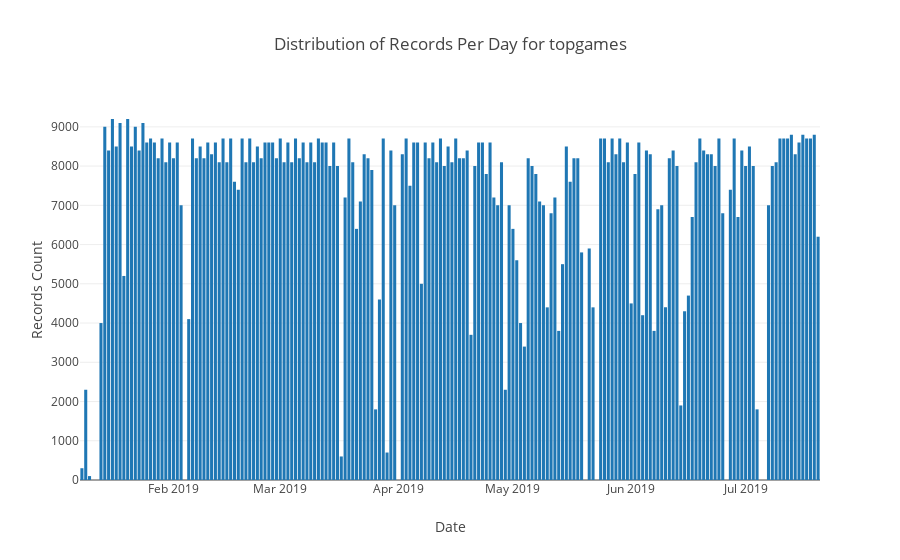

Source (notebook cell):
### Markdown cell above
## These are the number of entries we have per day for the `topgames` Mongo collection.  Each query returns the current top 100 games being played.  This is run every 15 minutes.

### Code cell
# https://plot.ly/python/bar-charts/

data = [Bar(
        x=grouped_df['date'],
        y=grouped_df['count']
    )]

layout = Layout(
        title='Distribution of Records Per Day for topgames',
        xaxis=dict(
            title='Date'
        ),
        yaxis=dict(
            title='Records Count'
        )
    )

fig = Figure(data=data, layout=layout)

iplot(fig)

### Figure 1 — Plotly figure (JSON) as saved in the notebook; plotly's stock layout.template omitted (floating-point values rounded to 4 significant figures; data arrays with more than 128 entries replaced by an {"elided": "..."} marker saying what was removed)
{"data": [{"type": "bar", "uid": "8c072142-fbd6-4e26-a3fa-8547184e6b9a", "x": {"elided": "185 str values"}, "y": {"elided": "185 int values"}}], "layout": {"title": {"text": "Distribution of Records Per Day for topgames"}, "xaxis": {"title": {"text": "Date"}}, "yaxis": {"title": {"text": "Records Count"}}}}
